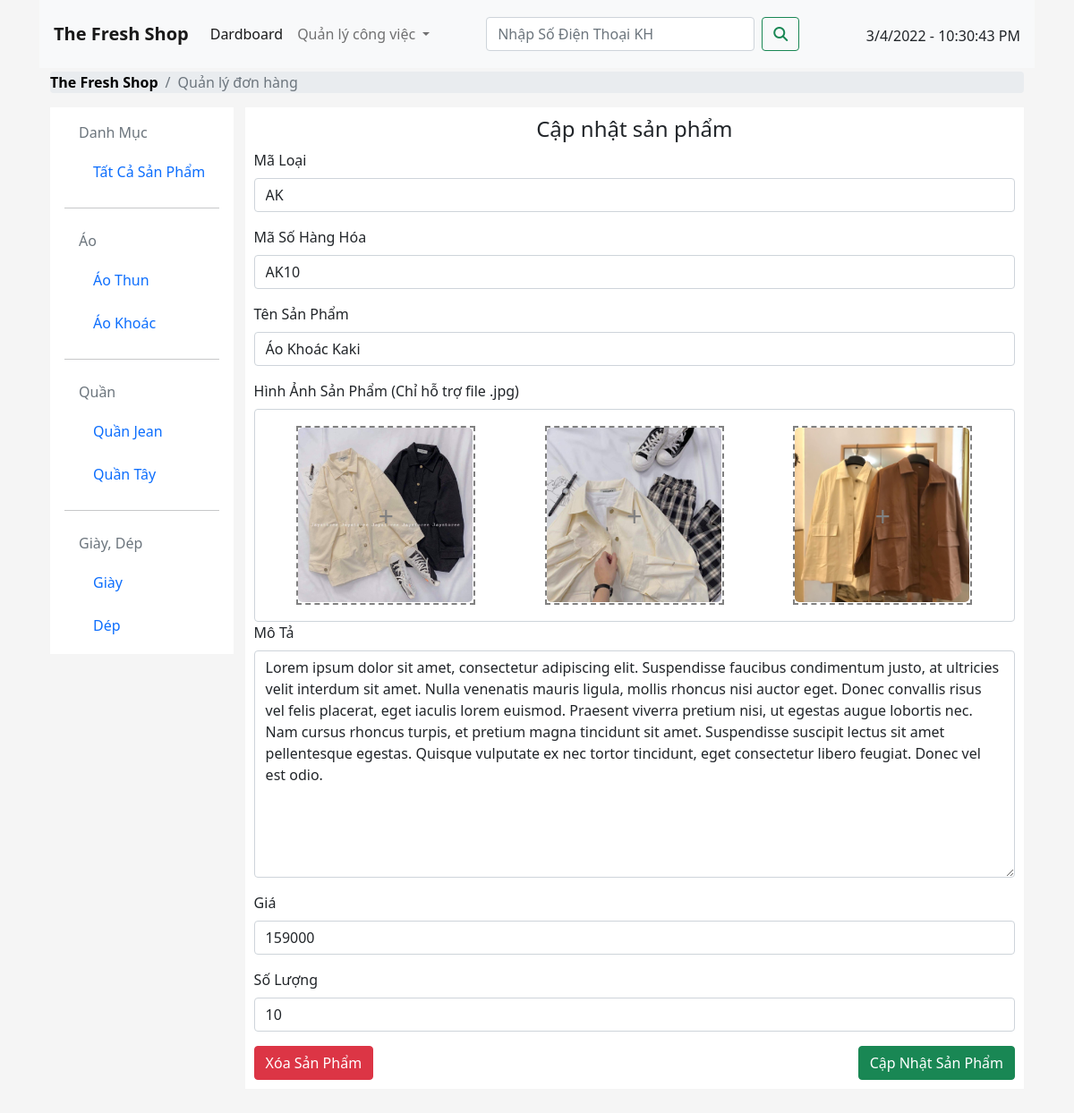
The page /Thefreshshop/NhanVien/updateitem.php?item=AK10 on the database its author committed.
### tables this page shows
CREATE TABLE `hanghoa` (
  `MSHH` varchar(10) NOT NULL,
  `TenHH` varchar(255) DEFAULT NULL,
  `QuyCach` longtext DEFAULT NULL,
  `Gia` float DEFAULT NULL,
  `SoLuongHang` int(11) DEFAULT NULL,
  `MaLoaiHang` varchar(10) DEFAULT NULL
);

### Thefreshshop/ConnectionDatabase/Connection.php (called while the page is built, shortened)
<?php
  function executeResutl($sql){
    $conn = new mysqli(HOST, USERNAME, PASSWORD, DATABASE);
    mysqli_set_charset($conn, 'utf8');
    $data = [];
    $result = mysqli_query($conn, $sql);
    if ($result) {
      while($row = mysqli_fetch_array($result)) {
        $data[] = $row;
      }
      } else {
     echo 'Lỗi Rồi Ông Nội Ơi, Kiểm Tra Lại Mấy Câu Query';
    }
    return $data;
  }
?>

### Thefreshshop/NhanVien/updateitem.php (the view, shortened to what this page needs)
<?php
require_once('.././ConnectionDatabase/Connection.php');
?>
<?php
$item = $_GET['item'];
$sql_hanghoa = "SELECT * FROM hanghoa WHERE MSHH = '$item';";
$sql_hanghoa_result = executeResutl($sql_hanghoa);
?>
<!DOCTYPE html>
<html lang="en">
<head>
  <link rel="stylesheet" href="https://maxcdn.bootstrapcdn.com/bootstrap/4.5.2/css/bootstrap.min.css">
  <link rel="stylesheet" href="https://cdn.jsdelivr.net/npm/bootstrap@5.1.3/dist/css/bootstrap.min.css">
  <link rel="stylesheet" href="../css/manager.css">
  <link rel="stylesheet" href="../css/updateitem.css">
  <link rel="stylesheet" href="../css/img_upload.css">
</head>
<body style="background-color: #f5f5f5;">
  <div class="container">
    <?php
    include_once('./header_nv.php');
    ?>
    <div class="content">
      <nav aria-label="breadcrumb">
        <ol class="breadcrumb">
          <li class="breadcrumb-item"><a href="../index.php" style="color: black;"><strong>The Fresh Shop</strong></a></li>
          <li class="breadcrumb-item active" aria-current="page">Quản lý đơn hàng</li>
        </ol>
      </nav>
      <div class="chitiet">
        <div class="fillter_item " style="height: fit-content; ">
          <nav id="navbar-example3" class="navbar ">
            <nav class="nav nav-pills flex-column">
              <a class="nav-link disabled" href="#">Danh Mục</a>
              <nav class="nav nav-pills flex-column">
                <a class="nav-link ml-3 my-1" href="quanlysanpham.php">Tất Cả Sản Phẩm</a>
              </nav>
              <hr>
              <nav class="nav nav-pills flex-column">
                <a class="nav-link disabled" href="#">Áo</a>
                <nav class="nav nav-pills flex-column">
                  <a class="nav-link ml-3 my-1" href="quanlysanpham.php?item=AT">Áo Thun</a>
                  <a class="nav-link ml-3 my-1" href="quanlysanpham.php?item=AK">Áo Khoác</a>
                </nav>
                <hr>
                <a class="nav-link disabled" href="">Quần</a>
                <nav class="nav nav-pills flex-column">
                  <a class="nav-link ml-3 my-1" href="quanlysanpham.php?item=QJ">Quần Jean</a>
                  <a class="nav-link ml-3 my-1" href="quanlysanpham.php?item=QT">Quần Tây</a>
                </nav>
                <hr>
                <a class="nav-link disabled" href="#">Giày, Dép</a>
                <nav class="nav nav-pills flex-column">
                  <a class="nav-link ml-3 my-1" href="quanlysanpham.php?item=GD">Giày</a>
                  <a class="nav-link ml-3 my-1" href="quanlysanpham.php?item=GD">Dép</a>
                </nav>
              </nav>
            </nav>
        </div>
        <div class="crud-item">
          <form action="./crud.php" method="post" id="form-chitiet" enctype="multipart/form-data">
            <h4 style="text-align: center;">Cập nhật sản phẩm </h4>
              <div class="form-group">
                <label>Mã Loại</label>
                <select class="form-control" name="maloaihang">
                  <option><?php echo $sql_hanghoa_result[0]['MaLoaiHang'] ?></option>
                </select>
              </div>
              <div class="form-group">
                <label>Mã Số Hàng Hóa</label>
                <input type="text" class="form-control" id="mshh" name="mshh"
                value="<?php echo $sql_hanghoa_result[0]['MSHH'] ?>" >
              </div>
              <div class="form-group">
                <label>Tên Sản Phẩm</label>
                <input type="text" class="form-control" id="name" name="name" value="<?php echo $sql_hanghoa_result[0]['TenHH'] ?>">
              </div>
                  <?php
                    $dir = $sql_hanghoa_result[0]['MaLoaiHang'].'/'.$item
                  ?>
              <label>Hình Ảnh Sản Phẩm (Chỉ hỗ trợ file .jpg)</label>
              <div class="img_upload img-item">
                <div class="img">
                  <img id="output"class="output" style="width: 195px; height: 195px; " src="../img/<?php echo $dir?>_1.jpg">
                  <p id="btn">+</p>
                </div>
                <div class="img">
                  <img class="output" id="output2" style="width: 195px; height: 195px;" src="../img/<?php echo $dir?>_2.jpg">
                  <p id="btn">+</p>
                </div>
                <div class="img">
                  <img class="output" id="output3" style="width: 195px; height: 195px;" src="../img/<?php echo $dir?>_3.jpg">
                  <p id="btn">+</p>
                </div>
              </div>
              <div class="form-group">
                <label>Mô Tả</label>
                <textarea class="form-control" name="description" id="description" cols="100%" rows="10"><?php echo $sql_hanghoa_result[0]['QuyCach'] ?></textarea>
              </div>
              <div class="form-group">
                <label>Giá</label>
                <input type="text" class="form-control" id="price" name="price" value="<?php echo $sql_hanghoa_result[0]['Gia'] ?>">
              </div>
              <div class="form-group">
                <label>Số Lượng</label>
                <input type="text" class="form-control" id="number" name="number" value="<?php echo $sql_hanghoa_result[0]['SoLuongHang'] ?>">
              </div>
              <button type="submit" class="btn btn-danger" value="delete" name="btn" style="float: left; margin-bottom:10px ;">Xóa Sản Phẩm</button>
              <button type="submit" class="btn btn-success" value="update" name="btn" style="float: right; margin-bottom:10px ;">Cập Nhật Sản Phẩm</button>
            </form>
       </div>
      </div>
    </div>
  </div>
</body>
</html>

### Thefreshshop/css/manager.css (style rules this page uses)
:root { --bs-blue: #0d6efd; --bs-indigo: #6610f2; --bs-purple: #6f42c1; --bs-pink: #d63384; --bs-red: #dc3545; --bs-orange: #fd7e14; --bs-yellow: #ffc107; --bs-green: #198754; --bs-teal: #20c997; --bs-cyan: #0dcaf0; --bs-white: #fff; --bs-gray: #6c757d; --bs-gray-dark: #343a40; --bs-gray-100: #f8f9fa; --bs-gray-200: #e9ecef; --bs-gray-300: #dee2e6; --bs-gray-400: #ced4da; --bs-gray-500: #adb5bd; --bs-gray-600: #6c757d; --bs-gray-700: #495057; --bs-gray-800: #343a40; --bs-gray-900: #212529; --bs-primary: #0d6efd; --bs-secondary: #6c757d; --bs-success: #198754; --bs-info: #0dcaf0; --bs-warning: #ffc107; --bs-danger: #dc3545; --bs-light: #f8f9fa; --bs-dark: #212529; --bs-primary-rgb: 13, 110, 253; --bs-secondary-rgb: 108, 117, 125; --bs-success-rgb: 25, 135, 84; --bs-info-rgb: 13, 202, 240; --bs-warning-rgb: 255, 193, 7; --bs-danger-rgb: 220, 53, 69; --bs-light-rgb: 248, 249, 250; --bs-dark-rgb: 33, 37, 41; --bs-white-rgb: 255, 255, 255; --bs-black-rgb: 0, 0, 0; --bs-body-color-rgb: 33, 37, 41; --bs-body-bg-rgb: 255, 255, 255; --bs-font-sans-serif: system-ui, -apple-system, "Segoe UI", Roboto, "Helvetica Neue", Arial, "Noto Sans", "Liberation Sans", sans-serif, "Apple Color Emoji", "Segoe UI Emoji", "Segoe UI Symbol", "Noto Color Emoji"; --bs-font-monospace: SFMono-Regular, Menlo, Monaco, Consolas, "Liberation Mono", "Courier New", monospace; --bs-gradient: linear-gradient(180deg, rgba(255, 255, 255, 0.15), rgba(255, 255, 255, 0)); --bs-body-font-family: var(--bs-font-sans-serif); --bs-body-font-size: 1rem; --bs-body-font-weight: 400; --bs-body-line-height: 1.5; --bs-body-color: #212529; --bs-body-bg: #fff; }
* { padding: 0; margin: 0; box-sizing: border-box; -moz-box-sizing: border-box; -webkit-box-sizing: border-box; }
a { color: white; text-decoration: none; }
.container { margin: 0 auto; height: 150vh; max-width: 1112px; }
.content { margin-top: 80px;; max-width: 1112px; }

### Thefreshshop/css/updateitem.css (style rules this page uses)
.chitiet { display: flex; width: 100%; margin: 0 auto; position: relative; }
.fillter_item { position: fixed; float: left; background-color: white; }
.crud-item { margin-left: 10px; width: 80%; float: right; background-color: white; position: absolute; right: 0; }
#form-chitiet { padding: 10px; }
.img-item { display: flex; border: 1px solid #ced4da; border-radius: 0.25rem; padding: 8px; justify-content: space-around; }
.img-item img { width: 200px; border-radius: 5px; }

### Thefreshshop/css/img_upload.css (style rules this page uses)
#btn { font-size: 30px; position: absolute; top: 50%; left: 50%; transform: translate(-50%,-50%); color:gray ; }
.img { width: 200px; height: 200px; border: 2px dashed gray; position: relative; margin: 10px; }
.img_upload { display: flex; justify-content: space-around; }
.output { position: absolute; top: 0; left: 0; }

### rows shown on the page
hanghoa: maloaihang "AK", mshh "AK10", name "Áo Khoác Kaki", description "Lorem ipsum dolor sit amet, consectetur adipiscing elit. Suspendisse faucibus condimentum justo, at ultricies velit interdum sit amet. Nulla venenatis mauris ligula, mollis rhoncus nisi auctor eget. Donec convallis risus vel felis placerat, eget iaculis lorem euismod. Praesent viverra pretium nisi, ut egestas augue lobortis nec. Nam cursus rhoncus turpis, et pretium magna tincidunt sit amet. Suspendisse suscipit lectus sit amet pellentesque egestas. Quisque vulputate ex nec tortor tincidunt, eget consectetur libero feugiat. Donec vel est odio.", price "159000", number "10"
